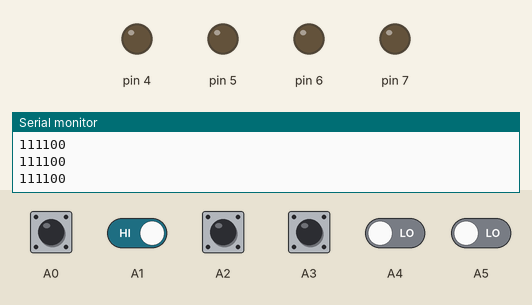
Recording of a sketch running on a simulated Arduino Uno, built with avr-gcc and run on an emulated ATmega328P. On the bench: output pins drawn as LEDs (lit = HIGH), the last lines printed to the serial monitor. The test bench sets the inputs (shaded band); at power-on: A0–3 HIGH, A4, A5 LOW.

Above: at 1.2 s.
1.3 s: A1 driven LOW
At 2.5 s:
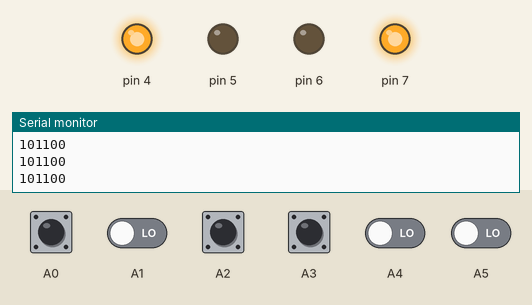
2.8 s: A5 driven HIGH
At 3.8 s:
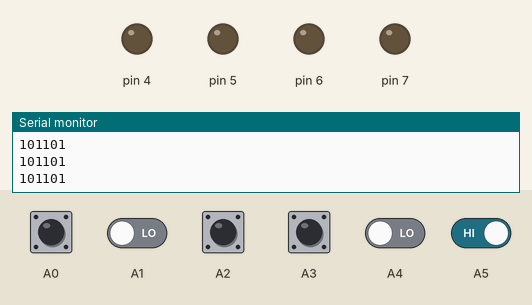
4.3 s: A5 driven LOW
At 4.8 s:
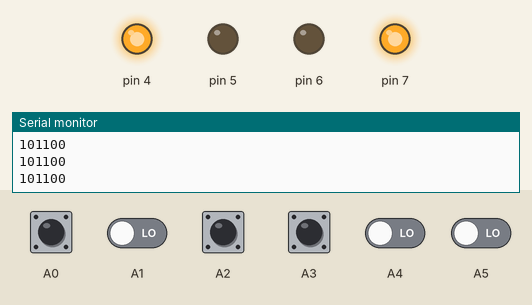
Timing chart, 0 to 7.3 s (numbered marks = the images above; inputs shaded):
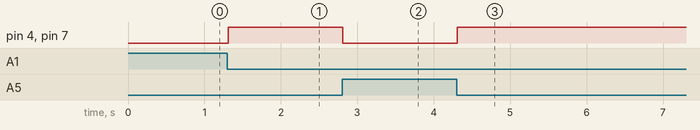

Measured:
- after the input at 1.3 s, pin 4, pin 7: LOW → HIGH at once
- after the input at 2.8 s, pin 4, pin 7: HIGH → LOW at once
- after the input at 4.3 s, pin 4, pin 7: LOW → HIGH at once

The sketch:

doline.ino
```cpp
int ss1, ss2, ss3, ss4, ss5, ss6;
void setup() {
  pinMode(A0, INPUT);
  pinMode(A1, INPUT);
  pinMode(A2, INPUT);
  pinMode(A3, INPUT);
  pinMode(A4, INPUT);
  pinMode(A5, INPUT);

  pinMode(4, OUTPUT);
  pinMode(5, OUTPUT);
  pinMode(6, OUTPUT);
  pinMode(7, OUTPUT);
  Serial.begin(9600);
}
void readsensor() {
  ss1 = digitalRead(A0);
  ss2 = digitalRead(A1);
  ss3 = digitalRead(A2);
  ss4 = digitalRead(A3);
  ss5 = digitalRead(A4);

  ss6 = digitalRead(A5);
}
void hienthi() {
  Serial.print(ss1);
  Serial.print(ss2);
  Serial.print(ss3);
  Serial.print(ss4);
  Serial.print(ss5);
  Serial.print(ss6);
}
void chaynha() {
  if (ss6 == 1) {
    dunglai();
  }
   else {
    if (ss3 == 0||
    (ss1 == 0 && ss2 == 0 && ss3 == 0)||(ss4 == 0 && ss5 == 0 && ss3 == 0)||
    (ss1 == 0 && ss2 == 0 && ss3 == 0 && ss4 == 0 && ss5 == 0))
      chaythang();

    else if (ss2 == 0)
      lechtrai();

    else if (ss4 == 0 )
      lechphai();

    else if (ss2 == 0 && ss3 == 0)
      traitrai();

    else if (ss4 == 0 && ss3 == 0)
      phaiphai();

    else if (ss1 == 0 && ss2 == 0)
      queotrai();

    else if (ss4 == 0 && ss5 == 0)
      queophai();


 }
}
void chaythang() {

  analogWrite(7, 150); // bên phải
  analogWrite(6, 0);

  analogWrite(4, 150);  // bên trái
  analogWrite(5, 0);
}
void lechtrai() {
  analogWrite(7, 130);
  analogWrite(6, 0);

  analogWrite(4, 150);
  analogWrite(5, 0);

 }
void lechphai() {

  analogWrite(7, 150);
  analogWrite(6, 0);

  analogWrite(4, 130);
  analogWrite(5, 0);

 }

 void queotrai() {

  analogWrite(7, 150);
  analogWrite(6, 0);

  analogWrite(4, 0);
  analogWrite(5, 140);

 }
 void queophai() {
  analogWrite(7, 140);
  analogWrite(6, 0);

  analogWrite(4, 150);
  analogWrite(5, 0);

 }
void phaiphai() {

  analogWrite(7, 140);
  analogWrite(6, 0);

  analogWrite(4, 150);
  analogWrite(5, 0);

 }

 void traitrai() {

  analogWrite(7, 150);
  analogWrite(6, 0);

  analogWrite(4, 0);
  analogWrite(5, 140);

 }

 void luilai() {

  analogWrite(7, 0);
  analogWrite(6, 150);

  analogWrite(4, 0);
  analogWrite(5, 150);
 }
 void dunglai() {

  analogWrite(7, 0);
  analogWrite(6, 0);

  analogWrite(4, 0);
  analogWrite(5, 0);
}
void loop() {
  Serial.println();
  readsensor();
  hienthi();
  chaynha();
}
```
